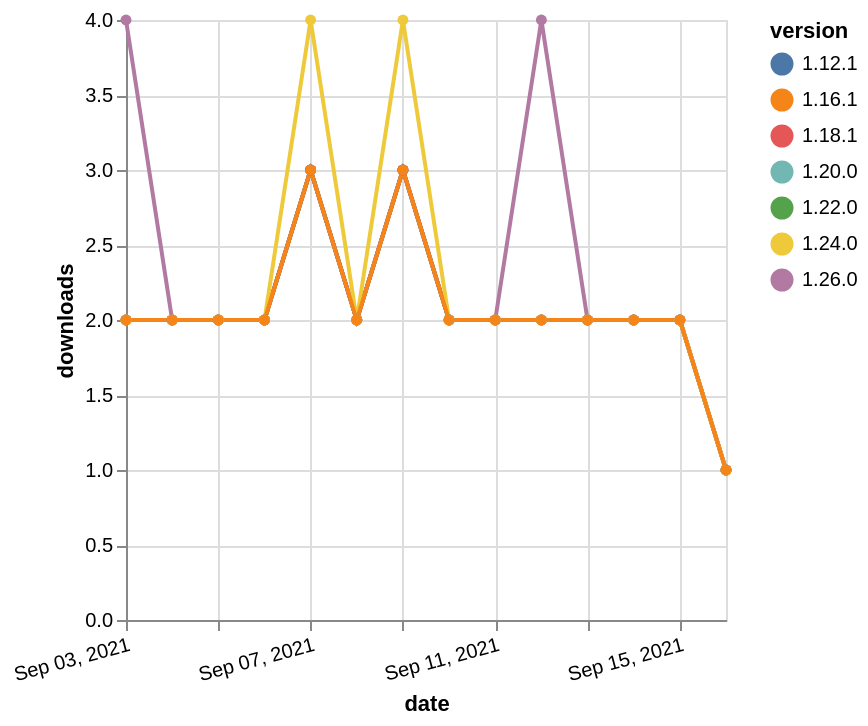

This figure's Vega-Lite source:
### Vega-Lite specification from a JSON file in a GitHub repository (floating-point values rounded to 4 significant figures)
{"$schema": "https://vega.github.io/schema/vega-lite/v5.json", "description": "A simple bar chart with embedded data.", "data": {"values": [{"date": "2021-09-03", "total": 1019, "delta": 2, "version": "1.22.0"}, {"date": "2021-09-04", "total": 1021, "delta": 2, "version": "1.22.0"}, {"date": "2021-09-05", "total": 1023, "delta": 2, "version": "1.22.0"}, {"date": "2021-09-06", "total": 1025, "delta": 2, "version": "1.22.0"}, {"date": "2021-09-07", "total": 1028, "delta": 3, "version": "1.22.0"}, {"date": "2021-09-08", "total": 1030, "delta": 2, "version": "1.22.0"}, {"date": "2021-09-09", "total": 1033, "delta": 3, "version": "1.22.0"}, {"date": "2021-09-10", "total": 1035, "delta": 2, "version": "1.22.0"}, {"date": "2021-09-11", "total": 1037, "delta": 2, "version": "1.22.0"}, {"date": "2021-09-12", "total": 1039, "delta": 2, "version": "1.22.0"}, {"date": "2021-09-13", "total": 1041, "delta": 2, "version": "1.22.0"}, {"date": "2021-09-14", "total": 1043, "delta": 2, "version": "1.22.0"}, {"date": "2021-09-15", "total": 1045, "delta": 2, "version": "1.22.0"}, {"date": "2021-09-16", "total": 1046, "delta": 1, "version": "1.22.0"}, {"date": "2021-09-03", "total": 236, "delta": 4, "version": "1.26.0"}, {"date": "2021-09-04", "total": 238, "delta": 2, "version": "1.26.0"}, {"date": "2021-09-05", "total": 240, "delta": 2, "version": "1.26.0"}, {"date": "2021-09-06", "total": 242, "delta": 2, "version": "1.26.0"}, {"date": "2021-09-07", "total": 245, "delta": 3, "version": "1.26.0"}, {"date": "2021-09-08", "total": 247, "delta": 2, "version": "1.26.0"}, {"date": "2021-09-09", "total": 250, "delta": 3, "version": "1.26.0"}, {"date": "2021-09-10", "total": 252, "delta": 2, "version": "1.26.0"}, {"date": "2021-09-11", "total": 254, "delta": 2, "version": "1.26.0"}, {"date": "2021-09-12", "total": 258, "delta": 4, "version": "1.26.0"}, {"date": "2021-09-13", "total": 260, "delta": 2, "version": "1.26.0"}, {"date": "2021-09-14", "total": 262, "delta": 2, "version": "1.26.0"}, {"date": "2021-09-15", "total": 264, "delta": 2, "version": "1.26.0"}, {"date": "2021-09-16", "total": 265, "delta": 1, "version": "1.26.0"}, {"date": "2021-09-03", "total": 2345, "delta": 2, "version": "1.12.1"}, {"date": "2021-09-04", "total": 2347, "delta": 2, "version": "1.12.1"}, {"date": "2021-09-05", "total": 2349, "delta": 2, "version": "1.12.1"}, {"date": "2021-09-06", "total": 2351, "delta": 2, "version": "1.12.1"}, {"date": "2021-09-07", "total": 2354, "delta": 3, "version": "1.12.1"}, {"date": "2021-09-08", "total": 2356, "delta": 2, "version": "1.12.1"}, {"date": "2021-09-09", "total": 2359, "delta": 3, "version": "1.12.1"}, {"date": "2021-09-10", "total": 2361, "delta": 2, "version": "1.12.1"}, {"date": "2021-09-11", "total": 2363, "delta": 2, "version": "1.12.1"}, {"date": "2021-09-12", "total": 2365, "delta": 2, "version": "1.12.1"}, {"date": "2021-09-13", "total": 2367, "delta": 2, "version": "1.12.1"}, {"date": "2021-09-14", "total": 2369, "delta": 2, "version": "1.12.1"}, {"date": "2021-09-15", "total": 2371, "delta": 2, "version": "1.12.1"}, {"date": "2021-09-16", "total": 2372, "delta": 1, "version": "1.12.1"}, {"date": "2021-09-03", "total": 1483, "delta": 2, "version": "1.20.0"}, {"date": "2021-09-04", "total": 1485, "delta": 2, "version": "1.20.0"}, {"date": "2021-09-05", "total": 1487, "delta": 2, "version": "1.20.0"}, {"date": "2021-09-06", "total": 1489, "delta": 2, "version": "1.20.0"}, {"date": "2021-09-07", "total": 1492, "delta": 3, "version": "1.20.0"}, {"date": "2021-09-08", "total": 1494, "delta": 2, "version": "1.20.0"}, {"date": "2021-09-09", "total": 1497, "delta": 3, "version": "1.20.0"}, {"date": "2021-09-10", "total": 1499, "delta": 2, "version": "1.20.0"}, {"date": "2021-09-11", "total": 1501, "delta": 2, "version": "1.20.0"}, {"date": "2021-09-12", "total": 1503, "delta": 2, "version": "1.20.0"}, {"date": "2021-09-13", "total": 1505, "delta": 2, "version": "1.20.0"}, {"date": "2021-09-14", "total": 1507, "delta": 2, "version": "1.20.0"}, {"date": "2021-09-15", "total": 1509, "delta": 2, "version": "1.20.0"}, {"date": "2021-09-16", "total": 1510, "delta": 1, "version": "1.20.0"}, {"date": "2021-09-03", "total": 1678, "delta": 2, "version": "1.18.1"}, {"date": "2021-09-04", "total": 1680, "delta": 2, "version": "1.18.1"}, {"date": "2021-09-05", "total": 1682, "delta": 2, "version": "1.18.1"}, {"date": "2021-09-06", "total": 1684, "delta": 2, "version": "1.18.1"}, {"date": "2021-09-07", "total": 1687, "delta": 3, "version": "1.18.1"}, {"date": "2021-09-08", "total": 1689, "delta": 2, "version": "1.18.1"}, {"date": "2021-09-09", "total": 1692, "delta": 3, "version": "1.18.1"}, {"date": "2021-09-10", "total": 1694, "delta": 2, "version": "1.18.1"}, {"date": "2021-09-11", "total": 1696, "delta": 2, "version": "1.18.1"}, {"date": "2021-09-12", "total": 1698, "delta": 2, "version": "1.18.1"}, {"date": "2021-09-13", "total": 1700, "delta": 2, "version": "1.18.1"}, {"date": "2021-09-14", "total": 1702, "delta": 2, "version": "1.18.1"}, {"date": "2021-09-15", "total": 1704, "delta": 2, "version": "1.18.1"}, {"date": "2021-09-16", "total": 1705, "delta": 1, "version": "1.18.1"}, {"date": "2021-09-03", "total": 732, "delta": 2, "version": "1.24.0"}, {"date": "2021-09-04", "total": 734, "delta": 2, "version": "1.24.0"}, {"date": "2021-09-05", "total": 736, "delta": 2, "version": "1.24.0"}, {"date": "2021-09-06", "total": 738, "delta": 2, "version": "1.24.0"}, {"date": "2021-09-07", "total": 742, "delta": 4, "version": "1.24.0"}, {"date": "2021-09-08", "total": 744, "delta": 2, "version": "1.24.0"}, {"date": "2021-09-09", "total": 748, "delta": 4, "version": "1.24.0"}, {"date": "2021-09-10", "total": 750, "delta": 2, "version": "1.24.0"}, {"date": "2021-09-11", "total": 752, "delta": 2, "version": "1.24.0"}, {"date": "2021-09-12", "total": 754, "delta": 2, "version": "1.24.0"}, {"date": "2021-09-13", "total": 756, "delta": 2, "version": "1.24.0"}, {"date": "2021-09-14", "total": 758, "delta": 2, "version": "1.24.0"}, {"date": "2021-09-15", "total": 760, "delta": 2, "version": "1.24.0"}, {"date": "2021-09-16", "total": 761, "delta": 1, "version": "1.24.0"}, {"date": "2021-09-03", "total": 2083, "delta": 2, "version": "1.16.1"}, {"date": "2021-09-04", "total": 2085, "delta": 2, "version": "1.16.1"}, {"date": "2021-09-05", "total": 2087, "delta": 2, "version": "1.16.1"}, {"date": "2021-09-06", "total": 2089, "delta": 2, "version": "1.16.1"}, {"date": "2021-09-07", "total": 2092, "delta": 3, "version": "1.16.1"}, {"date": "2021-09-08", "total": 2094, "delta": 2, "version": "1.16.1"}, {"date": "2021-09-09", "total": 2097, "delta": 3, "version": "1.16.1"}, {"date": "2021-09-10", "total": 2099, "delta": 2, "version": "1.16.1"}, {"date": "2021-09-11", "total": 2101, "delta": 2, "version": "1.16.1"}, {"date": "2021-09-12", "total": 2103, "delta": 2, "version": "1.16.1"}, {"date": "2021-09-13", "total": 2105, "delta": 2, "version": "1.16.1"}, {"date": "2021-09-14", "total": 2107, "delta": 2, "version": "1.16.1"}, {"date": "2021-09-15", "total": 2109, "delta": 2, "version": "1.16.1"}, {"date": "2021-09-16", "total": 2110, "delta": 1, "version": "1.16.1"}]}, "width": "container", "mark": {"type": "line", "point": {"filled": true}}, "encoding": {"x": {"field": "date", "type": "temporal", "timeUnit": "yearmonthdate", "title": "date", "axis": {"labelAngle": -15}}, "y": {"field": "delta", "type": "quantitative", "title": "downloads"}, "color": {"field": "version", "type": "nominal"}, "tooltip": {"field": "delta"}}}
